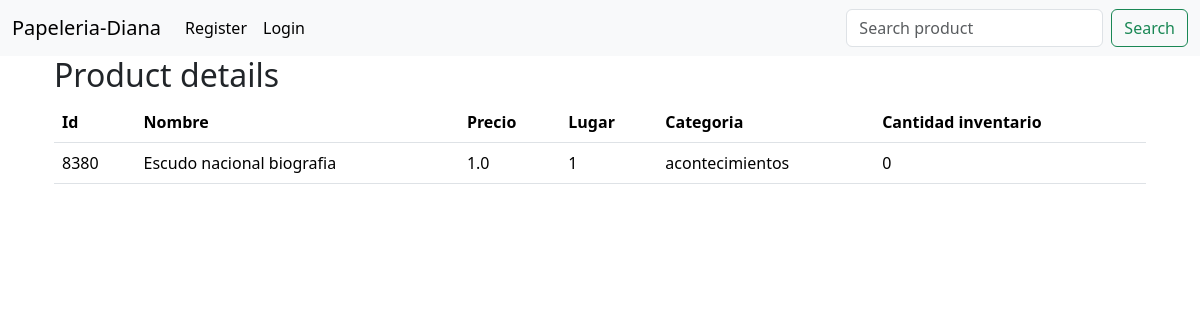
The app's page /products/8380/ with its own data.
### pape/models.py (models this page shows, shortened)
class Item(models.Model):
    nombre = models.CharField(max_length=100)
    precio = models.FloatField()
    lugar = models.CharField(max_length=10, blank=True)
    categoria = models.CharField(choices=CATEGORIAS_SELECCIONADAS, max_length=20, default="escolar", blank="")
    cantidad_inventario = models.IntegerField()
    fecha_creacion = models.DateTimeField(auto_now_add=True)
    author = models.ForeignKey(User, on_delete=models.CASCADE) #Este campo ligas las tablas Record y User.

### pape/views.py (the view)
# urls.py: path('products/<int:pk>/', ProductDetailView.as_view(), name='pape-detail'),
class ProductDetailView(DetailView):
    model = Item

### pape/templates/pape/item_detail.html (shortened to what this page needs)
{% extends 'pape/base.html' %}
{% block content %}
<div class="table-responsive text-nowrap">
    <h2>Product details</h2>
    <table class="table">
        <thead>
        <tr>
            <th scope="col">Id</th>
            <th scope="col">Nombre</th>
            <th scope="col">Precio</th>
            <th scope="col">Lugar</th>
            <th scope="col">Categoria</th>
            <th scope="col">Cantidad inventario</th>
        </tr>
        </thead>
        <tbody>
            <tr>
                <td>{{ object.id }}</a></td>
                <td>{{ object.nombre }}</td>
                <td>{{ object.precio }}</td>
                <td>{{ object.lugar }}</td>
                <td>{{ object.categoria }}</td>
                <td>{{ object.cantidad_inventario }}</td>
            </tr>
        </tbody>
    </table>
</div>
{% endblock content %}

### records on screen
Item: id "8380", nombre "Escudo nacional biografia", precio "1.0", lugar "1", categoria "acontecimientos", cantidad_inventario "0"
